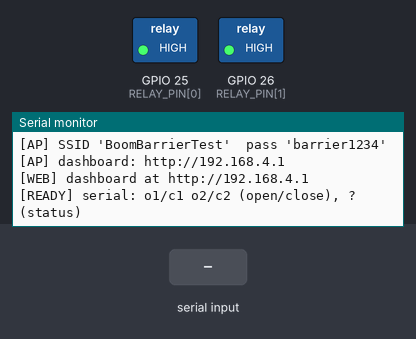
The program below on a simulated ESP32. Shown: switched loads named in the program (green lamp = pin HIGH), the last lines printed to the serial monitor. The test bench sets the inputs (shaded band).

Above: at 1.5 s.
1.6 s: "open\n" received over Serial
At 2.1 s:
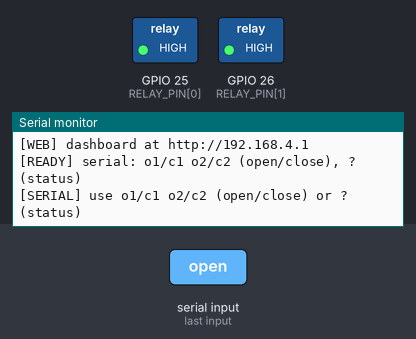
3.1 s: "?\n" received over Serial
At 4.5 s:
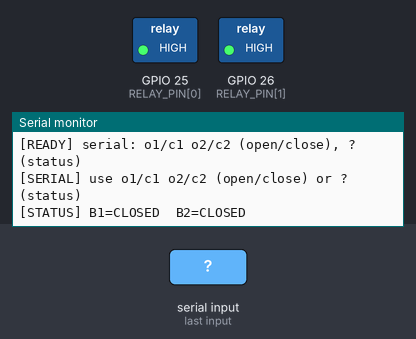

Measured:
- after the input at 1.6 s, the serial monitor: prints a new line at once (image 1)
- after the input at 3.1 s, the serial monitor: prints a new line at once (image 2)

The program:

main.cpp
```cpp
// =====================================================================
//  BOOM BARRIER — DUAL RELAY TEST FIRMWARE (ESP32)
// =====================================================================
//  Two relays, MAINTAINED control (one relay per barrier):
//      relay ENERGIZED  -> barrier OPEN
//      relay RELEASED   -> barrier CLOSED
//  "Hold" just means leave the relay where it is — with a maintained
//  relay there are only these two positions.
//
//  An opened barrier auto-closes after AUTO_CLOSE_MS (set AUTO_CLOSE_ENABLED
//  = false to disable).
//
//  Control surfaces (full build):
//    - Wi-Fi web dashboard  (SoftAP "BoomBarrierTest", http://192.168.4.1)
//    - serial monitor: o1/c1 = barrier 1 open/close, o2/c2 = barrier 2,
//                      ? = status
//
//  --------------------------------------------------------------------
//  WIRING
//  --------------------------------------------------------------------
//    Relay 1 IN -> GPIO25      Relay 2 IN -> GPIO26   (change below)
//    Relay VCC  -> 5V (VIN)    Relay GND  -> GND      (common ground)
//    Most cheap relay boards are ACTIVE-LOW (IN driven LOW = energized).
//    If OPEN/CLOSE come out swapped, flip RELAY_ACTIVE_LOW.
//
//  --------------------------------------------------------------------
//  COMPONENT TEST BUILD
//  --------------------------------------------------------------------
//  Building with -DTEST_relay (i.e. `make test-relay`) flashes a tiny
//  firmware that just toggles both relays OPEN/CLOSE on a loop — no
//  Wi-Fi, no web server — so you can confirm the relays and wiring.
// =====================================================================

#if defined(TEST_relay)
  #define TEST_MODE
#endif

#include <Arduino.h>
#ifndef TEST_MODE
#include <WiFi.h>
#include <WebServer.h>
#endif

// ── Relay config ─────────────────────────────────────
static const int  RELAY_PIN[2]     = { 25, 26 };  // relay 1, relay 2 input pins
static const bool RELAY_ACTIVE_LOW = true;         // true = IN LOW energizes the coil

static inline int activeLevel() { return RELAY_ACTIVE_LOW ? LOW  : HIGH; }
static inline int idleLevel()   { return RELAY_ACTIVE_LOW ? HIGH : LOW;  }

// ── Auto-close ───────────────────────────────────────
// When a barrier is opened it closes itself after AUTO_CLOSE_MS.
static const bool     AUTO_CLOSE_ENABLED = true;
static const uint32_t AUTO_CLOSE_MS      = 5000;   // hold open 5 s, then close

// ── Barrier state ────────────────────────────────────
// Index 0 = barrier 1, index 1 = barrier 2.
bool     barrierOpen[2]    = { false, false };   // false = CLOSED, true = OPEN
uint32_t barrierCloseAt[2] = { 0, 0 };           // millis() deadline to auto-close

// Drive one barrier. `i` is the 0-based relay index.
static void setBarrier(int i, bool open) {
  digitalWrite(RELAY_PIN[i], open ? activeLevel() : idleLevel());
  barrierOpen[i] = open;
  if (open) barrierCloseAt[i] = millis() + AUTO_CLOSE_MS;   // arm auto-close
  Serial.printf("[BARRIER %d] %s\n", i + 1, open ? "OPEN" : "CLOSED");
}

static const char* stateName(int i) { return barrierOpen[i] ? "OPEN" : "CLOSED"; }

#ifndef TEST_MODE
// =====================================================================
//  Wi-Fi SoftAP + web dashboard
// =====================================================================
static const char* AP_SSID = "BoomBarrierTest";
static const char* AP_PASS = "barrier1234";   // >= 8 chars for WPA2

WebServer server(80);

static const char INDEX_HTML[] PROGMEM = R"HTML(<!DOCTYPE html>
<html lang="en">
<head>
<meta charset="utf-8">
<meta name="viewport" content="width=device-width, initial-scale=1">
<title>Boom Barrier — Relay Test</title>
<style>
  :root { color-scheme: dark; }
  * { box-sizing: border-box; }
  body { margin:0; font-family: system-ui, sans-serif; background:#0e1116; color:#e6e6e6; }
  header { padding:20px; text-align:center; }
  header h1 { margin:0; font-size:20px; }
  .wrap { max-width:640px; margin:0 auto; padding:0 16px 24px; }
  .gates { display:grid; grid-template-columns:1fr 1fr; gap:16px; }
  @media (max-width:520px){ .gates{ grid-template-columns:1fr; } }
  .card { background:#161b22; border:1px solid #30363d; border-radius:12px;
          padding:20px; text-align:center; }
  .card h2 { margin:0 0 6px; font-size:16px; }
  .state { font-size:13px; color:#8b949e; margin-bottom:14px; }
  .badge { display:inline-block; padding:4px 12px; border-radius:999px; font-weight:600; }
  .b-OPEN   { background:#23863633; color:#3fb950; }
  .b-CLOSED { background:#21262d;   color:#8b949e; }
  .btns { display:grid; grid-template-columns:1fr 1fr; gap:10px; }
  button { cursor:pointer; border:0; border-radius:10px; padding:14px; font-size:15px;
           font-weight:600; color:#fff; }
  button:active { transform:translateY(1px); }
  .open  { background:#238636; }
  .close { background:#1f6feb; }
</style>
</head>
<body>
<header><h1>Boom Barrier — Relay Test</h1></header>
<div class="wrap">
  <div class="gates">
    <div class="card">
      <h2>Barrier 1</h2>
      <div class="state">State: <span id="st1" class="badge b-CLOSED">CLOSED</span></div>
      <div class="btns">
        <button class="open"  onclick="cmd(1,'open')">OPEN</button>
        <button class="close" onclick="cmd(1,'close')">CLOSE</button>
      </div>
    </div>
    <div class="card">
      <h2>Barrier 2</h2>
      <div class="state">State: <span id="st2" class="badge b-CLOSED">CLOSED</span></div>
      <div class="btns">
        <button class="open"  onclick="cmd(2,'open')">OPEN</button>
        <button class="close" onclick="cmd(2,'close')">CLOSE</button>
      </div>
    </div>
  </div>
</div>
<script>
function setBadge(id, st){ var e=document.getElementById(id); e.textContent=st; e.className='badge b-'+st; }
function cmd(g, a){ fetch('/cmd?gate='+g+'&action='+a).then(refresh); }
function refresh(){
  fetch('/status').then(r=>r.json()).then(d=>{ setBadge('st1',d.g1); setBadge('st2',d.g2); }).catch(()=>{});
}
setInterval(refresh, 1000); refresh();
</script>
</body>
</html>)HTML";

static void handleRoot()   { server.send_P(200, "text/html", INDEX_HTML); }

static void handleStatus() {
  String j = "{\"g1\":\"";
  j += stateName(0);
  j += "\",\"g2\":\"";
  j += stateName(1);
  j += "\"}";
  server.send(200, "application/json", j);
}

static void handleCmd() {
  int gate = server.arg("gate").toInt();      // 1 or 2
  String action = server.arg("action");
  if ((gate == 1 || gate == 2) && (action == "open" || action == "close")) {
    setBarrier(gate - 1, action == "open");
    server.send(200, "application/json", "{\"ok\":true}");
  } else {
    server.send(400, "application/json", "{\"ok\":false}");
  }
}

// Close any barrier whose auto-close deadline has passed. Call every loop().
static void tickAutoClose() {
  if (!AUTO_CLOSE_ENABLED) return;
  uint32_t now = millis();
  for (int i = 0; i < 2; i++) {
    if (barrierOpen[i] && (int32_t)(now - barrierCloseAt[i]) >= 0) {
      Serial.printf("[BARRIER %d] auto-close\n", i + 1);
      setBarrier(i, false);
    }
  }
}

static void startWebServer() {
  server.on("/",       HTTP_GET, handleRoot);
  server.on("/status", HTTP_GET, handleStatus);
  server.on("/cmd",    HTTP_GET, handleCmd);
  server.onNotFound([](){ server.send(404, "text/plain", "not found"); });
  server.begin();
  Serial.println("[WEB] dashboard at http://192.168.4.1");
}

// ── Serial control: o1/c1 = barrier 1, o2/c2 = barrier 2, ? = status ──
static void handleSerial() {
  if (!Serial.available()) return;
  String line = Serial.readStringUntil('\n');
  line.trim();
  line.toLowerCase();
  if (!line.length()) return;

  if (line == "?") {
    Serial.printf("[STATUS] B1=%s  B2=%s\n", stateName(0), stateName(1));
    return;
  }

  // Format: <o|c><1|2>  e.g. o1, c2
  char a = line[0];
  int  g = (line.length() > 1) ? (line[1] - '0') : 0;
  if ((a == 'o' || a == 'c') && (g == 1 || g == 2)) {
    setBarrier(g - 1, a == 'o');
  } else {
    Serial.println("[SERIAL] use o1/c1 o2/c2 (open/close) or ? (status)");
  }
}
#endif // !TEST_MODE

// =====================================================================
//  Arduino entry points
// =====================================================================
void setup() {
  Serial.begin(115200);
  delay(300);
  for (int i = 0; i < 2; i++) {
    pinMode(RELAY_PIN[i], OUTPUT);
    setBarrier(i, false);   // start CLOSED (known, safe state)
  }

#ifdef TEST_MODE
  Serial.println("\n[TEST] relay — toggling both relays OPEN/CLOSE on a loop");
#else
  Serial.println("\n[BOOT] Boom Barrier dual-relay firmware");
  WiFi.mode(WIFI_AP);
  WiFi.softAP(AP_SSID, AP_PASS);
  Serial.printf("[AP] SSID '%s'  pass '%s'\n", AP_SSID, AP_PASS);
  Serial.printf("[AP] dashboard: http://%s\n", WiFi.softAPIP().toString().c_str());
  startWebServer();
  Serial.println("[READY] serial: o1/c1 o2/c2 (open/close), ? (status)");
#endif
}

void loop() {
#ifdef TEST_MODE
  setBarrier(0, true);  setBarrier(1, true);
  delay(3000);          // both held open
  setBarrier(0, false); setBarrier(1, false);
  delay(3000);          // both held closed
#else
  server.handleClient();
  handleSerial();
  tickAutoClose();
#endif
}
```
